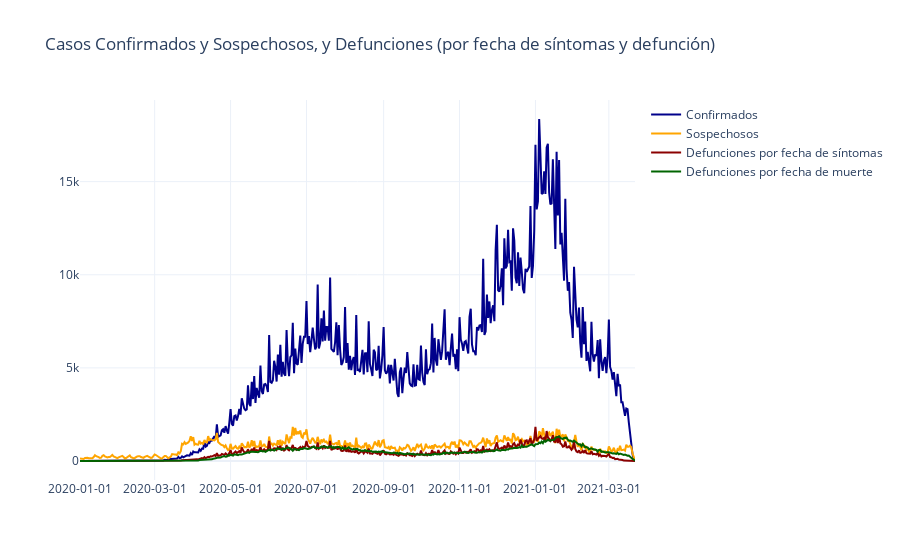

Notebook source saved alongside this figure:
### Code cell
# Series TODAS

fig = go.Figure()

fig.add_trace( go.Scatter( x = Series_Casos['Fecha'], y = Series_Casos['Confirmados'], 
                          name = 'Confirmados', line_color = 'darkblue' ) )

fig.add_trace( go.Scatter( x = Series_Casos['Fecha'], y = Series_Casos['Sospechosos'], 
                          name = 'Sospechosos', line_color = 'orange' ) )

fig.add_trace( go.Scatter( x = Series_Casos['Fecha'], y = Series_Casos['Defunciones_Sint'], 
                          name = 'Defunciones por fecha de síntomas', line_color = 'darkred' ) )

fig.add_trace( go.Scatter( x = Series_Casos['Fecha'], y = Series_Casos['Defunciones_Muer'], 
                          name = 'Defunciones por fecha de muerte', line_color = 'darkgreen' ) )

fig.update_layout(template='plotly_white', # "plotly", "plotly_white", "ggplot2", "seaborn", "simple_white", "none"
                  title = 'Casos Confirmados y Sospechosos, y Defunciones (por fecha de síntomas y defunción)')

fig.update_xaxes(tickformat = '%Y-%m-%d') # (tickangle = 90, tickformat = '%Y-%m-%d')

fig.show()

### Figure 1 — Plotly figure (JSON) as saved in the notebook; plotly's stock layout.template omitted (floating-point values rounded to 4 significant figures; data arrays with more than 128 entries replaced by an {"elided": "..."} marker saying what was removed)
{"data": [{"line": {"color": "darkblue"}, "name": "Confirmados", "type": "scatter", "x": {"elided": "447 str values"}, "y": {"elided": "447 int values"}}, {"line": {"color": "orange"}, "name": "Sospechosos", "type": "scatter", "x": {"elided": "447 str values"}, "y": {"elided": "447 int values"}}, {"line": {"color": "darkred"}, "name": "Defunciones por fecha de síntomas", "type": "scatter", "x": {"elided": "447 str values"}, "y": {"elided": "447 int values"}}, {"line": {"color": "darkgreen"}, "name": "Defunciones por fecha de muerte", "type": "scatter", "x": {"elided": "447 str values"}, "y": {"elided": "447 int values"}}], "layout": {"title": {"text": "Casos Confirmados y Sospechosos, y Defunciones (por fecha de síntomas y defunción)"}, "xaxis": {"tickformat": "%Y-%m-%d"}}}
